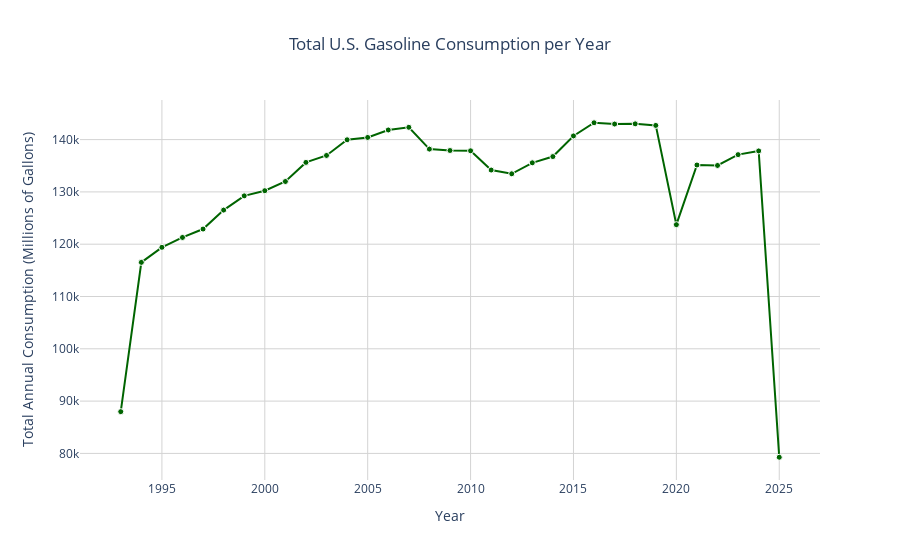

Notebook code cell kept with this figure:
### Code cell
# Create a line plot to visualize total yearly gasoline consumption

yearly_total = (
    consumption1.groupby("Year")["Gasoline_Consumption(Millions of Gallons)"]
    .sum()
    .reset_index()
)

fig = px.line(
    yearly_total,
    x="Year",
    y="Gasoline_Consumption(Millions of Gallons)",
    title="Total U.S. Gasoline Consumption per Year",
    labels={
        "Year": "Year",
        "Gasoline_Consumption(Millions of Gallons)": "Total Annual Consumption (Millions of Gallons)"
    },
)

# Customize appearance
fig.update_traces(
    mode="lines+markers",
    line=dict(color="darkgreen", width=2),
    marker=dict(size=6, color="darkgreen", line=dict(width=1, color="white"))
)

fig.update_layout(
    template="plotly_white",
    hovermode="x unified",
    title_x=0.5,
    xaxis=dict(showgrid=True, gridcolor="lightgray"),
    yaxis=dict(showgrid=True, gridcolor="lightgray"),
)

fig.show()

### Figure 1 — Plotly figure (JSON) as saved in the notebook; plotly's stock layout.template omitted (floating-point values rounded to 4 significant figures)
{"data": [{"hovertemplate": "Year=%{x}<br>Total Annual Consumption (Millions of Gallons)=%{y}<extra></extra>", "legendgroup": "", "line": {"color": "darkgreen", "dash": "solid", "width": 2}, "marker": {"color": "darkgreen", "line": {"color": "white", "width": 1}, "size": 6, "symbol": "circle"}, "mode": "lines+markers", "name": "", "orientation": "v", "showlegend": false, "type": "scatter", "x": [1993, 1994, 1995, 1996, 1997, 1998, 1999, 2000, 2001, 2002, 2003, 2004, 2005, 2006, 2007, 2008, 2009, 2010, 2011, 2012, 2013, 2014, 2015, 2016, 2017, 2018, 2019, 2020, 2021, 2022, 2023, 2024, 2025], "xaxis": "x", "y": [87980.0, 116500.0, 119400.0, 121300.0, 122900.0, 126500.0, 129200.0, 130200.0, 132000.0, 135600.0, 137000.0, 140000.0, 140400.0, 141800.0, 142300.0, 138200.0, 137900.0, 137900.0, 134200.0, 133500.0, 135600.0, 136800.0, 140700.0, 143200.0, 143000.0, 143000.0, 142700.0, 123700.0, 135100.0, 135100.0, 137100.0, 137800.0, 79270.0], "yaxis": "y"}], "layout": {"hovermode": "x unified", "legend": {"tracegroupgap": 0}, "title": {"text": "Total U.S. Gasoline Consumption per Year", "x": 0.5}, "xaxis": {"anchor": "y", "domain": [0, 1], "gridcolor": "lightgray", "showgrid": true, "title": {"text": "Year"}}, "yaxis": {"anchor": "x", "domain": [0, 1], "gridcolor": "lightgray", "showgrid": true, "title": {"text": "Total Annual Consumption (Millions of Gallons)"}}}}
